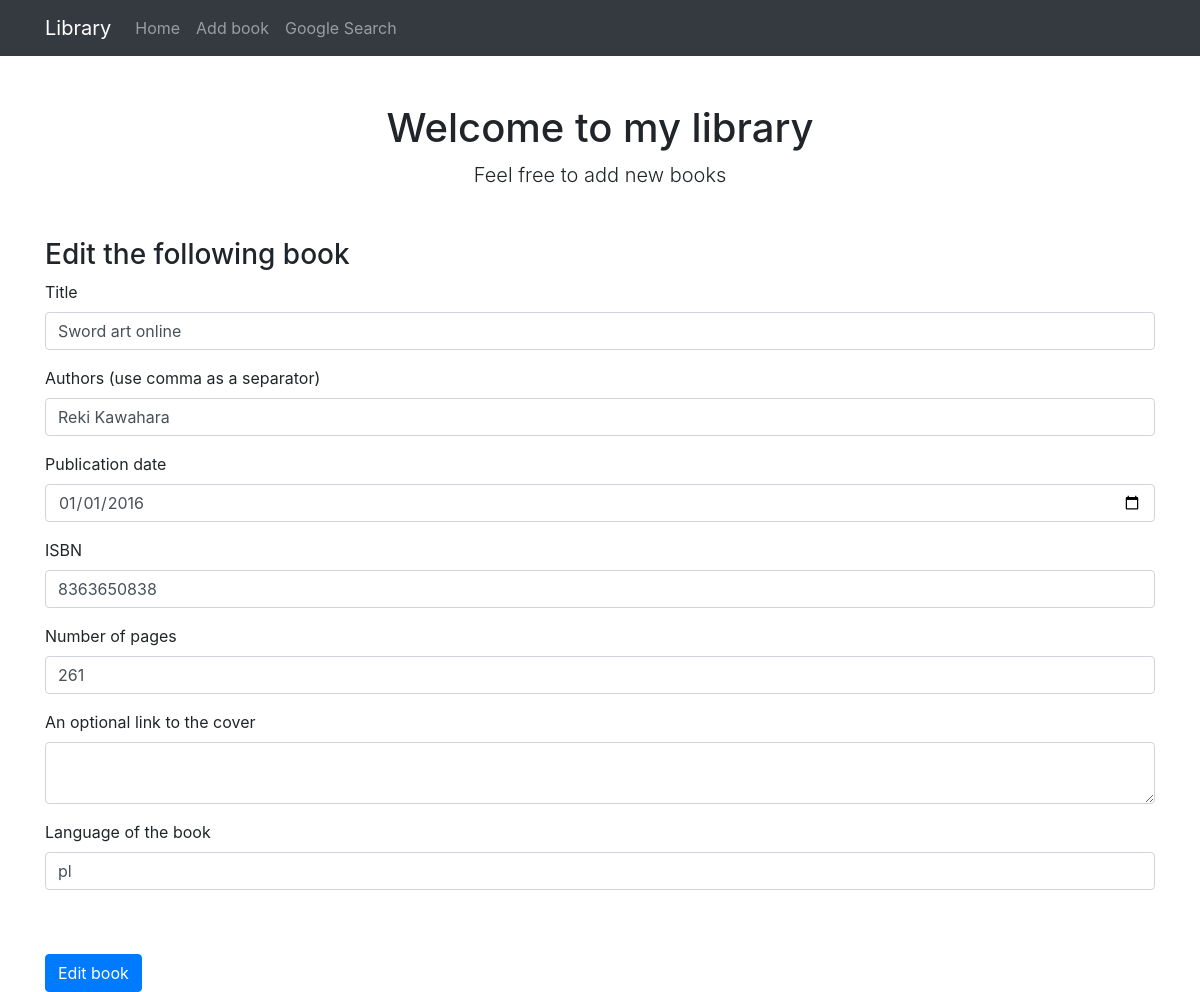
Before: /edit-book/22 with the older database file.
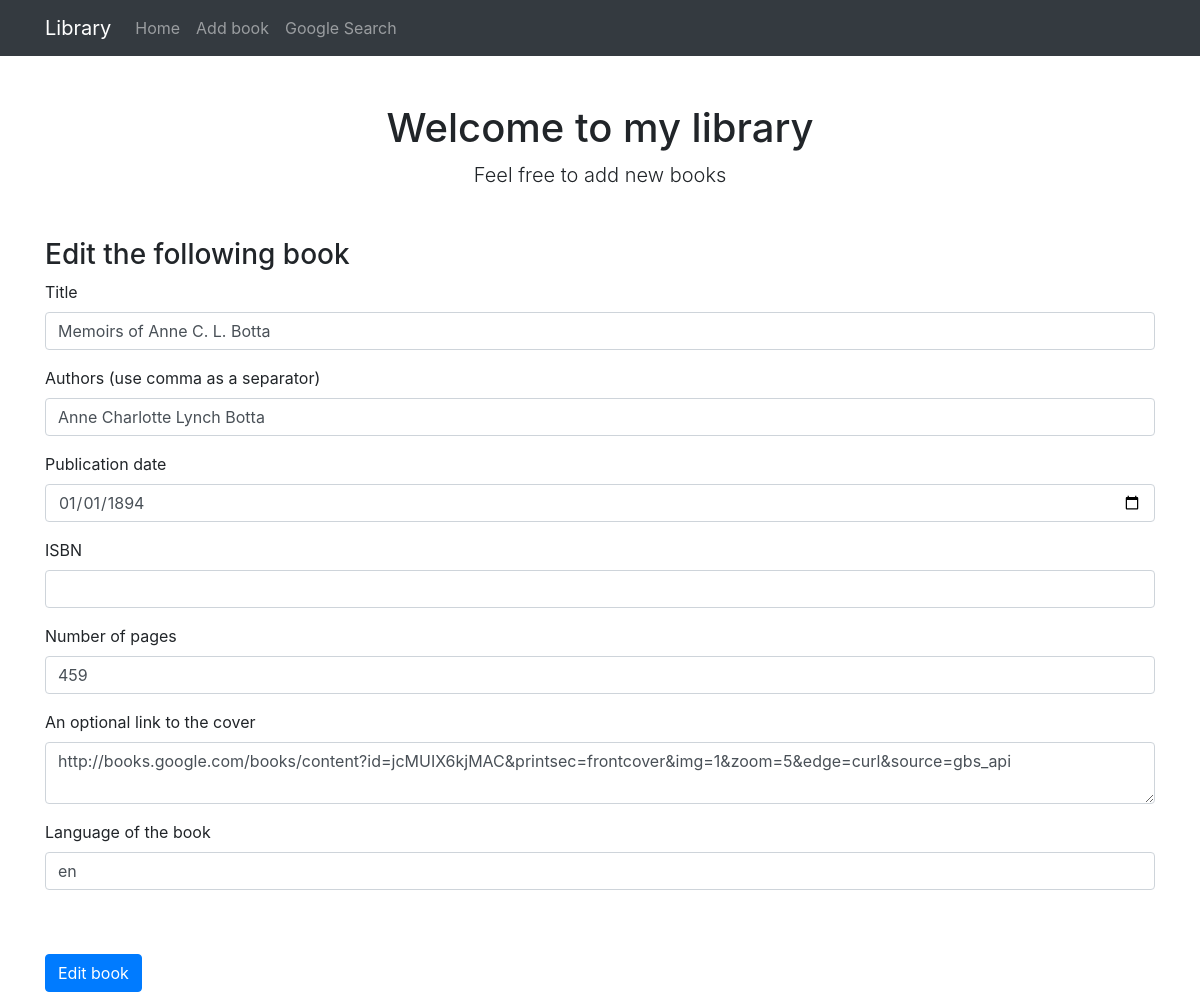
After: the same page with the newer database file.
### library/models.py (models this page shows, shortened)
class Book(db.Model):
    id = db.Column(db.Integer, primary_key=True)
    title = db.Column(db.String(80), nullable=False, unique=True)
    authors = db.relationship("Author", lazy='subquery',
                              secondary=association_table,
                              backref=db.backref('books', lazy=True))
    published_date = db.Column(db.Date(), nullable=False)
    ISBN = db.Column(db.Integer, nullable=False, unique=True)
    num_pages = db.Column(db.Integer, nullable=False)
    cover_url = db.Column(db.Text)
    language = db.Column(db.String(2), nullable=False)

class Author(db.Model):
    id = db.Column(db.Integer, primary_key=True)
    name = db.Column(db.String(80), nullable=False)

### library/routes.py (the view)
@app.route("/edit-book/<int:book_id>", methods=['GET', 'POST'])
def edit_book(book_id):
    book = Book.query.filter_by(id=book_id).first_or_404()
    form = BookForm(obj=book)
    return add_or_edit_book(book, form, book_id=book_id)

### library/forms.py (shortened to what this page needs)
class BookForm(FlaskForm):
    id = HiddenField('id')
    title = StringField('Title', validators=[InputRequired(), unique_check])
    authors = StringField('authors', validators=[InputRequired()])
    published_date = DateField('Published date', validators=[
        InputRequired()])
    ISBN = IntegerField('ISBN', validators=[InputRequired(), unique_check])
    num_pages = IntegerField('Pages', validators=[InputRequired()])
    cover_url = TextAreaField("Link to the cover", validators=[
        Optional(), URL(message="Enter Valid URL Please.")])
    language = StringField('Language', validators=[InputRequired()])

### library/routes.py (called while the page is built, shortened)
def add_or_edit_book(book, form, book_id=None):
    errors = None
    return render_template(
        'form.html', form=form, errors=errors, book_id=book_id, book=book)

### library/templates/form.html (shortened to what this page needs)
{% extends "index.html" %}
{% block content %}
<h3 class="mt-5">
{% if book_id %}
    Edit the following book
{% else %}
    Add a new book
{% endif %}
</h3>
<form method="POST" action="">
    <div class="form-group">
        <label for="title">Title</label>
        {{ form.title(class_="form-control") }}
    </div>
    <div class="form-group">
        <label for="authors">Authors (use comma as a separator)</label>
            {% if book_id %}
                <input class="form-control" id="authors" name="authors" required="" type="text" value="{% for a in book.authors %}{{ a.name }}{{ ", " if not loop.last else "" }}{% endfor %}">
            {% else %}
                {{ form.authors(class_="form-control") }}
            {% endif %}
    </div>
    <div class="form-group">
        <label for="published_date">Publication date</label>
        {{ form.published_date(class_="form-control", placeholder="YYYY-MM-DD") }}
    </div>
    <div class="form-group">
        <label for="ISBN">ISBN</label>
        {{ form.ISBN(class_="form-control") }}
    </div>
    <div class="form-group">
        <label for="num_pages">Number of pages</label>
        {{ form.num_pages(class_="form-control") }}
    </div>
    <div class="form-group">
        <label for="cover_url">An optional link to the cover</label>
        {{ form.cover_url(class_="form-control") }}
    </div>
    <div class="form-group">
        <label for="language">Language of the book</label>
        {{ form.language(class_="form-control") }}
    </div>
    {% if book_id %}
    <button type="submit" class="btn btn-primary mt-5">Edit book</button>
    {% else %}
    <button type="submit" class="btn btn-primary mt-5">Add book</button>
    {% endif %}
</form>
{% endblock %}

### library/templates/index.html (shortened to what this page needs)
<!DOCTYPE html>
<html lang="en">
    <head>
        <link rel="stylesheet" href="https://cdn.jsdelivr.net/npm/bootstrap@4.6.0/dist/css/bootstrap.min.css">
    </head>
    <body>
        <nav class="navbar navbar-expand-lg navbar-dark bg-dark">
            <div class="container">
                <a class="navbar-brand" href="{{ url_for('homepage') }}">Library</a>
                <div class="collapse navbar-collapse" id="navbarSupportedContent">
                    <ul class="navbar-nav ms-auto mb-2 mb-lg-0">
                        <li class="nav-item"><a class="nav-link" href="{{ url_for('homepage') }}">Home</a></li>
                        <li class="nav-item"><a class="nav-link" href="{{ url_for('add_book') }}">Add book</a></li>
                        <li class="nav-item"><a class="nav-link" href="{{ url_for('search_google_api') }}">Google Search</a></li>
                    </ul>
                </div>
            </div>
        </nav>
        <div class="container">
            <div class="text-center mt-5">
                <h1>Welcome to my library</h1>
                <p class="lead">Feel free to add new books</p>
            </div>
      {% block content %}
      {% endblock content %}
        </div>
    </body>
</html>

Changed rows visible on the page:
no longer on this page (row edited): Author: authors "Reki Kawahara"
changed Book: title "Sword art online" → "Memoirs of Anne C. L. Botta"; published_date "01/01/2016" → "01/01/1894"; ISBN "8363650838" → (not shown); num_pages "261" → "459"; cover_url (not shown) → "http://books.google.com/books/content?id=jcMUIX6kjMAC&printsec=frontcover&img=1&zoom=5&edge=curl&source=gbs_api"; language "pl" → "en"
now on this page (row edited): Author: authors "Anne Charlotte Lynch Botta"
